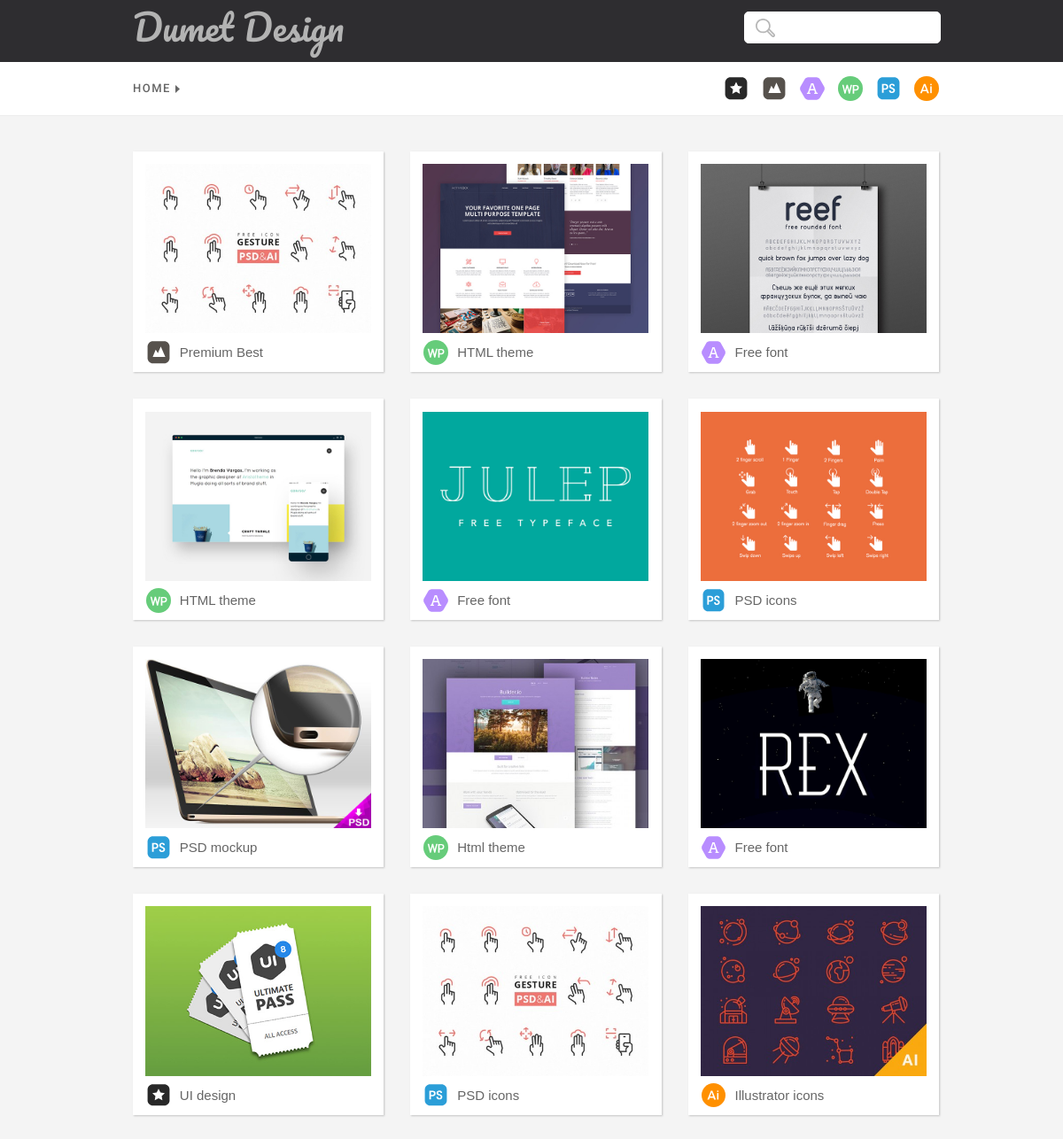
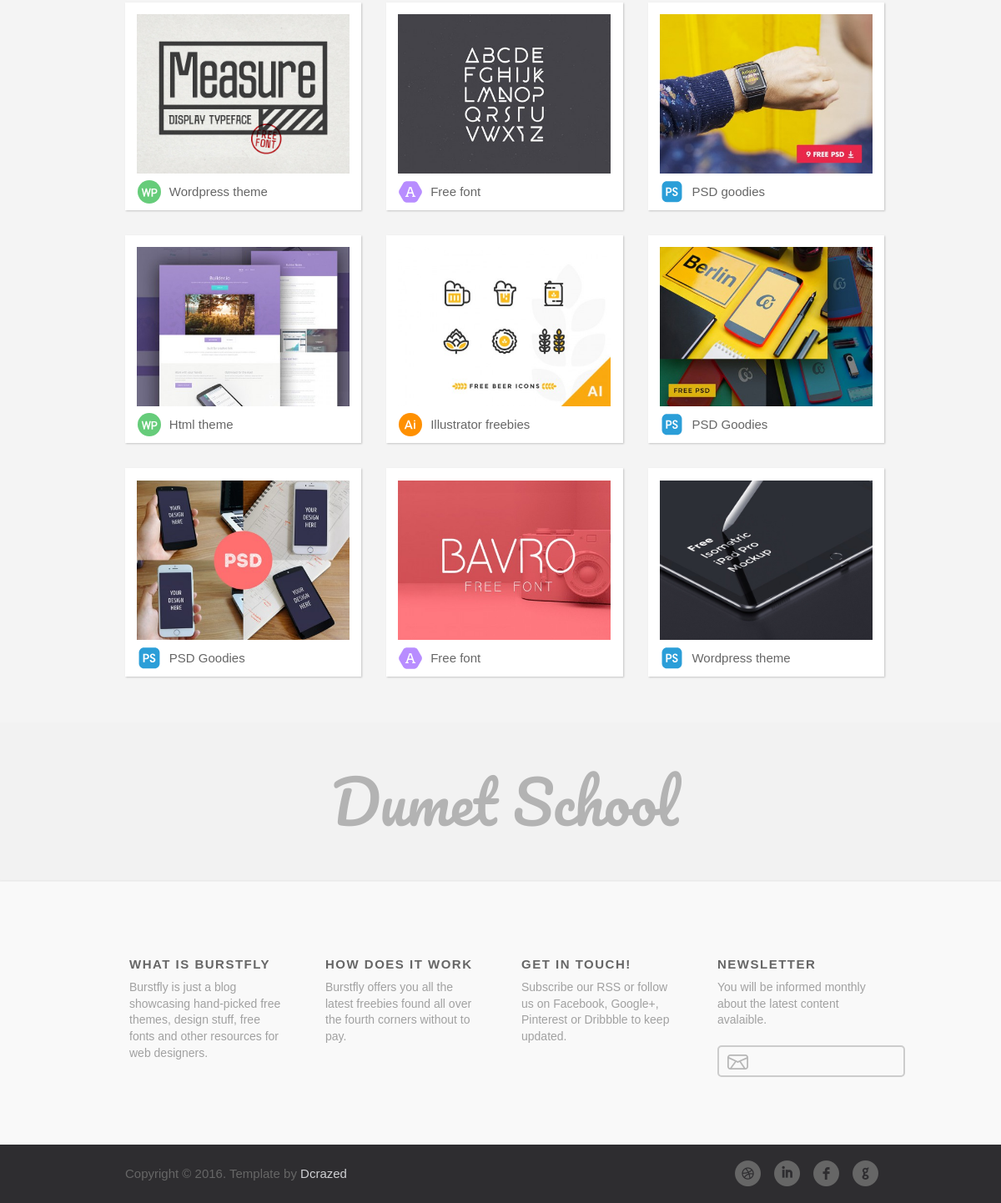
The page / on the database its author committed (2 pictures, top to bottom).
### tables this page shows
CREATE TABLE `category` (
  `id` int(11) NOT NULL,
  `category_name` varchar(255) NOT NULL,
  `icon` varchar(255) NOT NULL
);

CREATE TABLE `post` (
  `id` int(11) NOT NULL,
  `category_id` int(11) NOT NULL,
  `title` varchar(255) NOT NULL,
  `description` text NOT NULL,
  `image` varchar(255) NOT NULL,
  `user` varchar(255) NOT NULL,
  `date` datetime NOT NULL
);

### includes/latest-post.php (the view, shortened to what this page needs)
<?php
$query  	= mysqli_query($connect, "SELECT post.*, category.icon FROM post, category
								  WHERE category.id = post.category_id ORDER BY id DESC");
?>
	<div class="container object">
		<div id="main-container-image">
			<section class="work">
			<?php if(mysqli_num_rows($query)>0) { ?>
				<?php while($row=mysqli_fetch_array($query)) { ?>
				<figure class="white">
					<a href="index.php?detail=<?php echo $row["id"] ?>&category=<?php echo $row["category_id"] ?>">
						<img src="img/<?php echo $row["image"] ?>" alt="" />
					</a>
					<div id="wrapper-part-info">
						<div class="part-info-image"><img src="img/<?php echo $row["icon"] ?>" alt="" width="28" height="28"/></div>
						<div id="part-info"><?php echo $row["title"] ?></div>
					</div>
				</figure>
				<?php } ?>
			<?php } ?>
			</section>
		</div>
	</div>

### includes/navbar.php
<?php
$query  = mysqli_query($connect, "SELECT * FROM category ORDER BY id DESC");
?>
    <div id="wrapper-navbar">
		<div class="navbar object">
    		<div id="wrapper-sorting">
                <div id="wrapper-title-1">
                    <a href="index.php?home"><div class="top-rated object">Home</div></a>
                	<div id="fleche-nav-1"></div>
        		</div>
            </div>
            <div id="wrapper-button-icon">
            <?php if(mysqli_num_rows($query)>0) { ?>
              <?php while($row=mysqli_fetch_array($query)) { ?>
            	<div class="button-category">
                    <a href="index.php?category=<?php echo $row["id"]?>">
                        <img src="img/<?php echo $row['icon']?>" alt="<?php echo $row['category_name']?>" title="<?php echo $row['category_name']?>" height="28" width="28">
                    </a>
                </div>
              <?php } ?>
			<?php } ?>
            </div>
    	</div>
    </div>

### css/index.css (style rules this page uses)
img { vertical-align:bottom; }
a { text-decoration:none; color:#333 }
.object { transition: all 0.25s ease-in-out; -webkit-transition: all 0.25s ease-in-out; -moz-transition: all 0.25s ease-in-out; -o-transition: all 0.25s ease-in-out; }
body,html { padding:0;margin:0; background-color:#F4F4F4; }
#wrapper-navbar { float:left; width:100%; height:0px; background-color:#FFF; border-bottom:solid #EDEDED 1px; opacity:0; }
.navbar { position:relative; width:1200px; left:50%; margin-left:-600px; height:100%; top:0; }
.top-rated,.recent,.oldies { float:left; text-align:left; font-family: 'Roboto',sans-serif; font-size: 13px; height:40px; line-height:40px; margin-top:10px; cursor:pointer; -webkit-font-smoothing: antialiased; -moz-osx-font-smoothing: grayscale; text-transform: uppercase; letter-spacing:1.5px; }
.top-rated { color:#666;margin-left:15px;font-weight:500; }
#fleche-nav-1,#fleche-nav-2,#fleche-nav-3 { float:left; margin-top:26px; background: url(img/fleche-nav.svg) no-repeat ; width:5px; height:10px; margin-left:5px; }
#wrapper-button-icon { display:block; }
.button-category { float:right; width:28px; height:28px; margin-top:16px; margin-right:15px; cursor:pointer; opacity:1; transition: all 0.2s ease-in-out; -webkit-transition: all 0.2s ease-in-out; -moz-transition: all 0.2s ease-in-out; -o-transition: all 0.2s ease-in-out; -ms-transition: all 0.2s ease-in-out; }
.button-category img { width:100%;height:100%; }
.container,.container-footer { position:relative; width: 1200px; margin-left:-600px; left:50%; }
#main-container-image { float:left; width:100%; height:auto; background-color:#F4F4F4; margin-top:25px; opacity:0; }
.work figure { float:left; width:calc(100% / 4 - 30px); height:auto; line-height:auto; position: relative; padding: 0 !important; margin: 15px; transition: all 0.3s ease-in-out; -webkit-transition: all 0.3s ease-in-out; -moz-transition: all 0.3s ease-in-out; -o-transition: all 0.3s ease-in-out; -ms-transition: all 0.3s ease-in-out; -webkit-box-shadow: 1px 1px 2px 0px rgba(0,0,0,0.2); -moz-box-shadow: 1px 1px 2px 0px rgba(0,0,0,0.2); box-shadow: 1px 1px 2px 0px rgba(0,0,0,0.2); background-color:#FFF; }
.work figure a img { height: 90%; width: 90%; margin-left:5%; margin-top:5%; }
#wrapper-part-info { position:relative; width:100%; height:44px; background-color:#FFFFFF; }
#part-info { float:left; width:calc(100% - 53px); text-align:left; line-height:44px; font-family: Helvetica, sans-serif; -webkit-font-smoothing: antialiased; -moz-osx-font-smoothing: grayscale; font-size: 15px; font-weight:400; color:#666; margin-left:10px; height:44px; }
.part-info-image { float:left; margin-left:15px; margin-top:8px; }
.part-info-image img { width:100%;height:100%; }
@media only screen and (max-width: 1200px) { #main-header,.navbar,.container,.container-footer,.thank,.oldnew,.copyright { width:940px; margin-left:-465px; } }
@media only screen and (max-width: 1200px) { .work figure { width:calc(100% / 3 - 30px); } }

### rows shown on the page
category: icon (picture)
category: icon (picture)
category: icon (picture)
category: icon (picture)
category: icon (picture)
category: icon (picture)
post: image (picture), category.icon (picture), title "Premium Best"
post: image (picture), category.icon (picture), title "HTML theme"
post: image (picture), category.icon (picture), title "Free font"
post: image (picture), category.icon (picture), title "HTML theme"
post: image (picture), category.icon (picture), title "Free font"
post: image (picture), category.icon (picture), title "PSD icons"
post: image (picture), category.icon (picture), title "PSD mockup"
post: image (picture), category.icon (picture), title "Html theme"
post: image (picture), category.icon (picture), title "Free font"
post: image (picture), category.icon (picture), title "UI design"
post: image (picture), category.icon (picture), title "PSD icons"
post: image (picture), category.icon (picture), title "Illustrator icons"
post: image (picture), category.icon (picture), title "Wordpress theme"
post: image (picture), category.icon (picture), title "Free font"
post: image (picture), category.icon (picture), title "PSD goodies"
post: image (picture), category.icon (picture), title "Html theme"
post: image (picture), category.icon (picture), title "Illustrator freebies"
post: image (picture), category.icon (picture), title "PSD Goodies"
post: image (picture), category.icon (picture), title "PSD Goodies"
post: image (picture), category.icon (picture), title "Free font"
post: image (picture), category.icon (picture), title "Wordpress theme"
